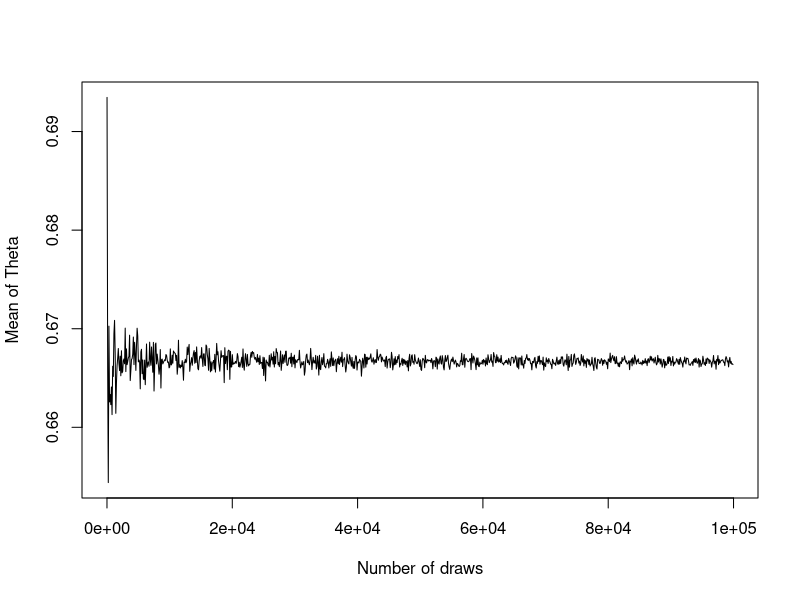
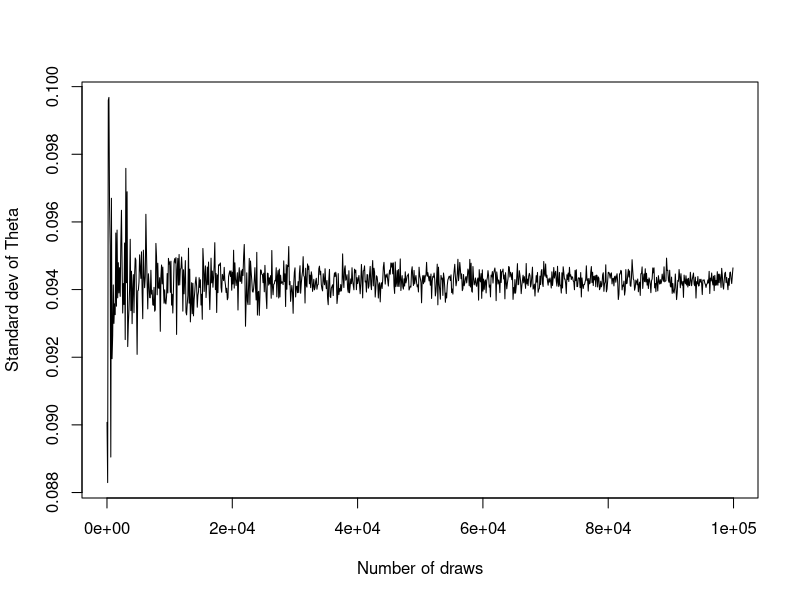
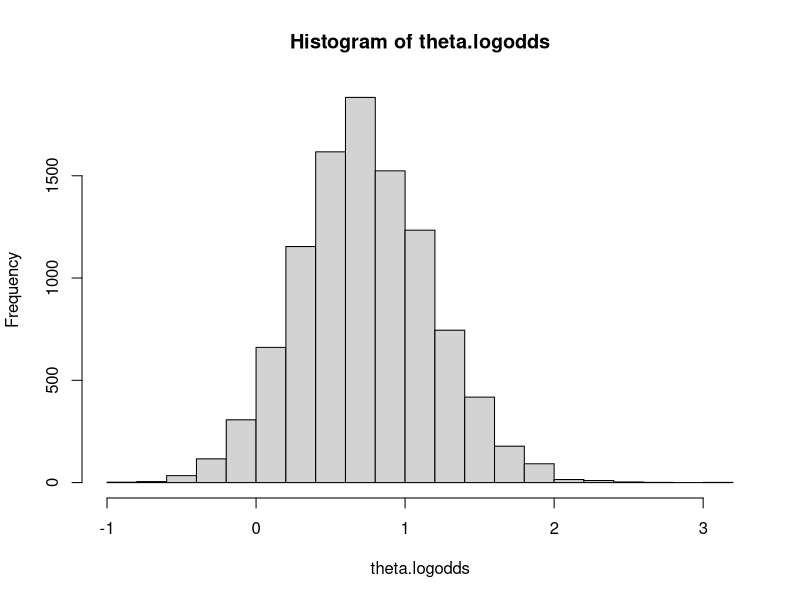

Reproduce these figures in R, in order.
#Bernoulli ... again.
#Let y1, ..., yn|θ ∼ Bern(θ), and assume that you have obtained a sample with s = 14
#successes in n = 20 trials. Assume a Beta(α0, β0) prior for θ and let α0 = β0 = 2.

# a)
# Draw random numbers from the posterior θ|y ∼ Beta(α0 + s, β0 + f), y = (y1, . . . , yn), 
# and verify graphically that the posterior mean and standard deviation
# converges to the true values as the number of random draws grows large.

# Data
s <- 14
n <- 20
f <- n - s

# Prior
prior_alpha <- 2
prior_beta <- 2

# Posterior
posterior_alpha <- prior_alpha + s 
posterior_beta <- prior_beta + f

theta.means <- c()
theta.sd <- c()
theta.n <- c()
for (n in seq(10, 100000, 100)) {
  thetas <- rbeta(n, posterior_alpha, posterior_beta) # Generate Thetas
  theta.means <- append(theta.means, mean(thetas)) # Calculate mean and add to vector
  theta.sd <- append(theta.sd, sd(thetas)) # Calculate standard deviation and add to vector
  theta.n <- append(theta.n, n) # Add number of draws to vector
}

# Plot means of thetas
plot(theta.n, theta.means, type='l', xlab='Number of draws', ylab='Mean of Theta')

# Plot standard deviation of thetas
plot(theta.n, theta.sd, type='l', xlab='Number of draws', ylab='Standard dev of Theta')

# ------------------------------------------------------------------------------------------------- #
# b)
# Use simulation (nDraws = 10000) to compute the posterior probability 
# Pr(θ < 0.4|y) and compare with the exact value [Hint: pbeta()].

theta.draws <- rbeta(10000, posterior_alpha, posterior_beta) # Draw 10000 numbers
theta.no_smaller <- ifelse(theta.draws < 0.4, 1, 0) # If draw < 0.4 -> 1, else -> 0
theta.prob_smaller <- sum(theta.no_smaller)/length(theta.draws) # Calculate probability of drawn number being < 0.4
print(theta.prob_smaller)
print(pbeta(0.4,posterior_alpha, posterior_beta)) # Actual probability of b

# ------------------------------------------------------------------------------------------------- #
# c) 
# Compute the posterior distribution of the log-odds φ = log(θ / 1−θ)
# by simulation (nDraws = 10000). [Hint: hist() and density() might come in handy]
theta.logodds <- log(theta.draws/(1-theta.draws))
hist(theta.logodds)
density(theta.logodds)